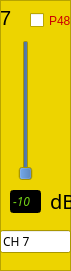
   <widget class="QFrame" name="frame_7">
    <property name="geometry">
     <rect>
      <x>440</x>
      <y>90</y>
      <width>71</width>
      <height>271</height>
     </rect>
    </property>
    <property name="palette">
     <palette>
      <active>
       <colorrole role="Base">
        <brush brushstyle="SolidPattern">
         <color alpha="255">
          <red>255</red>
          <green>255</green>
          <blue>255</blue>
         </color>
        </brush>
       </colorrole>
       <colorrole role="Window">
        <brush brushstyle="SolidPattern">
         <color alpha="255">
          <red>237</red>
          <green>212</green>
          <blue>0</blue>
         </color>
        </brush>
       </colorrole>
      </active>
      <inactive>
       <colorrole role="Base">
        <brush brushstyle="SolidPattern">
         <color alpha="255">
          <red>255</red>
          <green>255</green>
          <blue>255</blue>
         </color>
        </brush>
       </colorrole>
       <colorrole role="Window">
        <brush brushstyle="SolidPattern">
         <color alpha="255">
          <red>237</red>
          <green>212</green>
          <blue>0</blue>
         </color>
        </brush>
       </colorrole>
      </inactive>
      <disabled>
       <colorrole role="Base">
        <brush brushstyle="SolidPattern">
         <color alpha="255">
          <red>237</red>
          <green>212</green>
          <blue>0</blue>
         </color>
        </brush>
       </colorrole>
       <colorrole role="Window">
        <brush brushstyle="SolidPattern">
         <color alpha="255">
          <red>237</red>
          <green>212</green>
          <blue>0</blue>
         </color>
        </brush>
       </colorrole>
      </disabled>
     </palette>
    </property>
    <property name="autoFillBackground">
     <bool>true</bool>
    </property>
    <property name="frameShape">
     <enum>QFrame::StyledPanel</enum>
    </property>
    <property name="frameShadow">
     <enum>QFrame::Raised</enum>
    </property>
    <widget class="QLabel" name="label_15">
     <property name="geometry">
      <rect>
       <x>0</x>
       <y>10</y>
       <width>21</width>
       <height>16</height>
      </rect>
     </property>
     <property name="font">
      <font>
       <pointsize>15</pointsize>
      </font>
     </property>
     <property name="text">
      <string>7</string>
     </property>
    </widget>
    <widget class="QSlider" name="g_ch_7">
     <property name="geometry">
      <rect>
       <x>10</x>
       <y>40</y>
       <width>31</width>
       <height>141</height>
      </rect>
     </property>
     <property name="palette">
      <palette>
       <active>
        <colorrole role="Button">
         <brush brushstyle="SolidPattern">
          <color alpha="255">
           <red>52</red>
           <green>101</green>
           <blue>164</blue>
          </color>
         </brush>
        </colorrole>
       </active>
       <inactive>
        <colorrole role="Button">
         <brush brushstyle="SolidPattern">
          <color alpha="255">
           <red>52</red>
           <green>101</green>
           <blue>164</blue>
          </color>
         </brush>
        </colorrole>
       </inactive>
       <disabled>
        <colorrole role="Button">
         <brush brushstyle="SolidPattern">
          <color alpha="255">
           <red>52</red>
           <green>101</green>
           <blue>164</blue>
          </color>
         </brush>
        </colorrole>
       </disabled>
      </palette>
     </property>
     <property name="minimum">
      <number>0</number>
     </property>
     <property name="maximum">
      <number>12</number>
     </property>
     <property name="singleStep">
      <number>1</number>
     </property>
     <property name="pageStep">
      <number>1</number>
     </property>
     <property name="value">
      <number>0</number>
     </property>
     <property name="orientation">
      <enum>Qt::Vertical</enum>
     </property>
     <property name="tickInterval">
      <number>6</number>
     </property>
    </widget>
    <widget class="QCheckBox" name="p48_7">
     <property name="geometry">
      <rect>
       <x>30</x>
       <y>10</y>
       <width>41</width>
       <height>21</height>
      </rect>
     </property>
     <property name="palette">
      <palette>
       <active>
        <colorrole role="WindowText">
         <brush brushstyle="SolidPattern">
          <color alpha="255">
           <red>204</red>
           <green>0</green>
           <blue>0</blue>
          </color>
         </brush>
        </colorrole>
       </active>
       <inactive>
        <colorrole role="WindowText">
         <brush brushstyle="SolidPattern">
          <color alpha="255">
           <red>204</red>
           <green>0</green>
           <blue>0</blue>
          </color>
         </brush>
        </colorrole>
       </inactive>
       <disabled>
        <colorrole role="WindowText">
         <brush brushstyle="SolidPattern">
          <color alpha="255">
           <red>190</red>
           <green>190</green>
           <blue>190</blue>
          </color>
         </brush>
        </colorrole>
       </disabled>
      </palette>
     </property>
     <property name="text">
      <string>P48</string>
     </property>
    </widget>
    <widget class="QLineEdit" name="d_ch_7">
     <property name="enabled">
      <bool>false</bool>
     </property>
     <property name="geometry">
      <rect>
       <x>10</x>
       <y>190</y>
       <width>31</width>
       <height>23</height>
      </rect>
     </property>
     <property name="palette">
      <palette>
       <active>
        <colorrole role="WindowText">
         <brush brushstyle="SolidPattern">
          <color alpha="255">
           <red>0</red>
           <green>0</green>
           <blue>0</blue>
          </color>
         </brush>
        </colorrole>
        <colorrole role="Light">
         <brush brushstyle="SolidPattern">
          <color alpha="255">
           <red>255</red>
           <green>255</green>
           <blue>255</blue>
          </color>
         </brush>
        </colorrole>
        <colorrole role="Dark">
         <brush brushstyle="SolidPattern">
          <color alpha="255">
           <red>115</red>
           <green>210</green>
           <blue>22</blue>
          </color>
         </brush>
        </colorrole>
        <colorrole role="Text">
         <brush brushstyle="SolidPattern">
          <color alpha="255">
           <red>0</red>
           <green>0</green>
           <blue>0</blue>
          </color>
         </brush>
        </colorrole>
        <colorrole role="ButtonText">
         <brush brushstyle="SolidPattern">
          <color alpha="255">
           <red>0</red>
           <green>0</green>
           <blue>0</blue>
          </color>
         </brush>
        </colorrole>
        <colorrole role="Base">
         <brush brushstyle="SolidPattern">
          <color alpha="255">
           <red>0</red>
           <green>0</green>
           <blue>0</blue>
          </color>
         </brush>
        </colorrole>
        <colorrole role="Window">
         <brush brushstyle="SolidPattern">
          <color alpha="255">
           <red>0</red>
           <green>0</green>
           <blue>0</blue>
          </color>
         </brush>
        </colorrole>
       </active>
       <inactive>
        <colorrole role="WindowText">
         <brush brushstyle="SolidPattern">
          <color alpha="255">
           <red>0</red>
           <green>0</green>
           <blue>0</blue>
          </color>
         </brush>
        </colorrole>
        <colorrole role="Light">
         <brush brushstyle="SolidPattern">
          <color alpha="255">
           <red>255</red>
           <green>255</green>
           <blue>255</blue>
          </color>
         </brush>
        </colorrole>
        <colorrole role="Dark">
         <brush brushstyle="SolidPattern">
          <color alpha="255">
           <red>115</red>
           <green>210</green>
           <blue>22</blue>
          </color>
         </brush>
        </colorrole>
        <colorrole role="Text">
         <brush brushstyle="SolidPattern">
          <color alpha="255">
           <red>0</red>
           <green>0</green>
           <blue>0</blue>
          </color>
         </brush>
        </colorrole>
        <colorrole role="ButtonText">
         <brush brushstyle="SolidPattern">
          <color alpha="255">
           <red>0</red>
           <green>0</green>
           <blue>0</blue>
          </color>
         </brush>
        </colorrole>
        <colorrole role="Base">
         <brush brushstyle="SolidPattern">
          <color alpha="255">
           <red>0</red>
           <green>0</green>
           <blue>0</blue>
          </color>
         </brush>
        </colorrole>
        <colorrole role="Window">
         <brush brushstyle="SolidPattern">
          <color alpha="255">
           <red>0</red>
           <green>0</green>
           <blue>0</blue>
          </color>
         </brush>
        </colorrole>
       </inactive>
       <disabled>
        <colorrole role="WindowText">
         <brush brushstyle="SolidPattern">
          <color alpha="255">
           <red>115</red>
           <green>210</green>
           <blue>22</blue>
          </color>
         </brush>
        </colorrole>
        <colorrole role="Light">
         <brush brushstyle="SolidPattern">
          <color alpha="255">
           <red>255</red>
           <green>255</green>
           <blue>255</blue>
          </color>
         </brush>
        </colorrole>
        <colorrole role="Dark">
         <brush brushstyle="SolidPattern">
          <color alpha="255">
           <red>115</red>
           <green>210</green>
           <blue>22</blue>
          </color>
         </brush>
        </colorrole>
        <colorrole role="Text">
         <brush brushstyle="SolidPattern">
          <color alpha="255">
           <red>115</red>
           <green>210</green>
           <blue>22</blue>
          </color>
         </brush>
        </colorrole>
        <colorrole role="ButtonText">
         <brush brushstyle="SolidPattern">
          <color alpha="255">
           <red>115</red>
           <green>210</green>
           <blue>22</blue>
          </color>
         </brush>
        </colorrole>
        <colorrole role="Base">
         <brush brushstyle="SolidPattern">
          <color alpha="255">
           <red>0</red>
           <green>0</green>
           <blue>0</blue>
          </color>
         </brush>
        </colorrole>
        <colorrole role="Window">
         <brush brushstyle="SolidPattern">
          <color alpha="255">
           <red>0</red>
           <green>0</green>
           <blue>0</blue>
          </color>
         </brush>
        </colorrole>
       </disabled>
      </palette>
     </property>
     <property name="font">
      <font>
       <family>Clean</family>
       <italic>true</italic>
      </font>
     </property>
     <property name="text">
      <string>-10</string>
     </property>
    </widget>
    <widget class="QLabel" name="label_16">
     <property name="geometry">
      <rect>
       <x>50</x>
       <y>190</y>
       <width>21</width>
       <height>21</height>
      </rect>
     </property>
     <property name="font">
      <font>
       <family>Clean</family>
       <pointsize>15</pointsize>
      </font>
     </property>
     <property name="text">
      <string>dB</string>
     </property>
    </widget>
    <widget class="QLineEdit" name="lineEdit_7">
     <property name="geometry">
      <rect>
       <x>0</x>
       <y>230</y>
       <width>71</width>
       <height>23</height>
      </rect>
     </property>
     <property name="font">
      <font>
       <family>Clean</family>
      </font>
     </property>
     <property name="text">
      <string>CH 7</string>
     </property>
    </widget>
   </widget>
